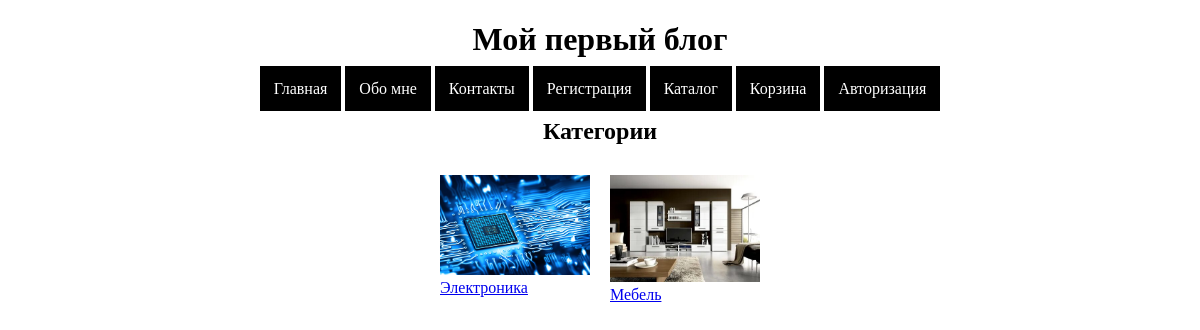
/catalog, run on the app's committed database.
### app/models.py (models this page shows, shortened)
class Category(models.Model):
    name = models.CharField(max_length=200)
    image = models.ImageField(upload_to='products')

### app/views.py (the view)
# urls.py: path('catalog', catalog),
def catalog(request):
    category = Category.objects.all()
    return render(request, 'shop/catalog.html', {'category': category})

### app/templates/shop/catalog.html
{% extends 'base.html' %}
{% block content %}
   <h2 align="center">Категории</h2>
<div class="category">
   {% for cat in category %}
   <div>
      <a href="/catalog/{{cat.id}}">
         <img src="/media/{{cat.image}}"><br >
         {{cat.name}}
      </a>
   </div>
   {% endfor %}
</div>
{% endblock %}

### app/static/app.css (style rules this page uses)
.category, .products { display: flex; justify-content: center }
.category div, .products div { display: block; width: 150px; margin: 10px }
.category div img, .products div img { width: 100% }

### data on the page
Category: image (picture), name "Электроника"
Category: image (picture), name "Мебель"
